Frame 1 (no input): blank canvas, image omitted
Frame 60 (the mouse pressed at the canvas centre just before this capture): blank canvas, image omitted
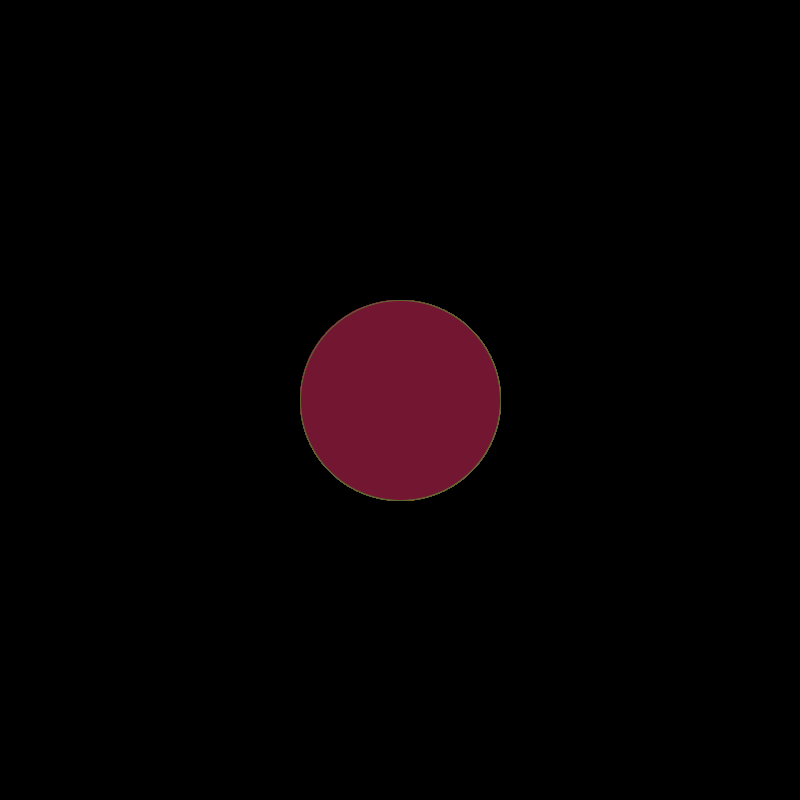
Frame 120 (the mouse held since frame 60 and released just before this capture)

The Processing sketch whose frames 1 and 60 were blank and that drew this single picture after the mouse press (run headless with seeded random() and noise(); from frame 60 on, the mouse is pressed at the canvas centre):

// Processing sketch: processing_155983
// ── processing_155983.pde

//CODE BY UCO
void setup() {
  size(800,800);
   background(0);
}

void draw() {  
     smooth();
    stroke(100,100,50);
    fill(mouseX/3.5,22,50);
    ellipse(mouseX,mouseY,mouseX/2,mouseX/2);
  if (mousePressed) {
  } else {
     smooth();
     fill(0);
    ellipse(mouseX,mouseY,mouseX/2,mouseX/2);
  }
}
